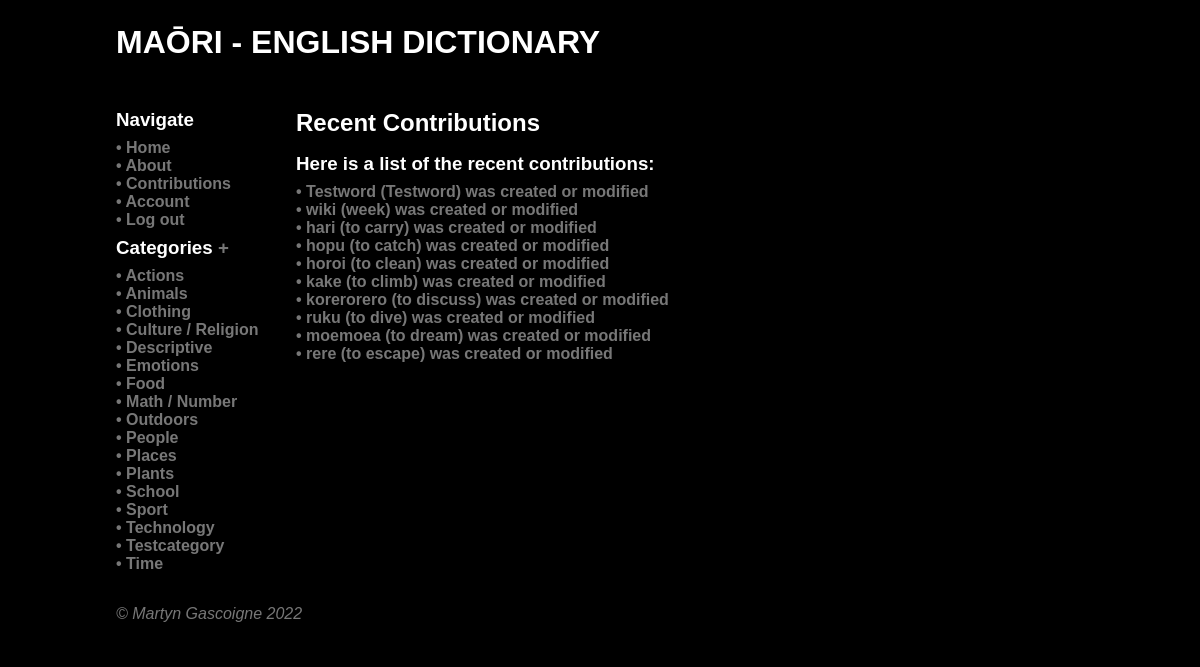
/contributions (signed in), run on the app's committed database.
### tables this page shows
CREATE TABLE category
(
    id          integer
        constraint category_pk
            primary key autoincrement,
    name        varchar(80),
    description varchar(600),
    timestamp   datetime
, user_created boolean);

CREATE TABLE "word"
(
	id integer
		constraint word_pk
			primary key autoincrement,
	name varchar(80),
	description varchar(600),
	author integer
		constraint word_user_id_fk
			references user,
	timestamp datetime,
	maori varchar(128),
	image varchar,
	level integer
);

### app.py (the view)
@app.route('/contributions')
def render_contributions_page():
    con = create_connection(DB_NAME)
    query = "SELECT * FROM word ORDER BY timestamp DESC LIMIT 10"
    cur = con.cursor()
    cur.execute(query)
    queried_words = cur.fetchall()
    con.close()
    print(queried_words)
    return render_template('contributions.html', category_list=find_categories(), logged_in=is_logged_in(),
                           user_account=my_account(), teacher=is_teacher(), contribution_list=queried_words)

### app.py (called while the page is built)
def create_connection(db_file):
    try:
        connection = sqlite3.connect(db_file)
        connection.execute('pragma foreign_keys=ON')
        return connection
    except Error as e:
        print(e)
    return None

def find_categories():
    con = create_connection(DB_NAME)
    query = "SELECT id, name, description FROM category ORDER BY name"
    cur = con.cursor()
    cur.execute(query)
    found_categories = cur.fetchall()
    con.close()
    return found_categories

def my_account():
    if session.get('userid') is None:
        return False
    else:
        return session.get('userid')

def is_logged_in():
    if session.get('email') is None:
        print('Not logged in')
        return False
    else:
        print('Logged in')
        return True

def is_teacher():
    if not is_logged_in() or (session.get('teacher') is None or 0):
        print('Not teacher')
        return False
    else:
        print('Is teacher')
        return True

### templates/contributions.html (shortened to what this page needs)
{% extends 'base.html' %}
{% block heading %}Maōri - English Dictionary{% endblock %}
{% block main %}
    <h2>Recent Contributions</h2>
    <h3>Here is a list of the recent contributions:</h3>
    {% for word in contribution_list %}
        <div class="category-box">
            <h4><a href="/word/{{ word[0] }}">• {{ word[5] }} ({{ word[1] }}) was created or modified</a></h4>
        </div>
    {% endfor %}
{% endblock %}

### templates/base.html (shortened to what this page needs)
<!doctype html>
<html lang="en">
<head>
    <link href="{{ url_for('static', filename='css/style.css') }}" rel="stylesheet">
</head>
<body>
<div id="container">
    <header>
        <h1>
            {% block heading %}{% endblock %}
        </h1>
    </header>
    <nav>
        <div class="category-box">
            <h3>Navigate</h3>
            <h4><a href="\">• Home</a></h4>
            <h4><a href="\about">• About</a></h4>
            <h4><a href="\contributions">• Contributions</a></h4>
            {% if not logged_in %}<h4><a href="\login">• Log in</a></h4>
            {% else %}
                <h4><a href="\account\{{ user_account }}">• Account</a></h4>
                <h4><a href="\logout">• Log out</a></h4>
            {% endif %}
            <h3>Categories
                {% if teacher %}
                    <a href="/add_category">+</a>
                {% endif %}
            </h3>
        </div>
        {% for category in category_list %}
            <div class="category-box">
                <h4><a href="/category/{{ category[0] }}">• {{ category[1] }}</a></h4>
            </div>
        {% endfor %}
    </nav>
    <main>
        {% block main %}{% endblock %}
    </main>
    <footer class="footer">
        <a href="https://github.com/Galvin-X/Translator" target="_blank">&copy; Martyn Gascoigne 2022</a>
    </footer>
</div>
</body>
</html>

### static/css/style.css (style rules this page uses)
* { font-family: "Microsoft Tai Le", sans-serif; margin: 0; padding: 0; box-sizing: border-box; background-color: #000; }
#container { display: grid; grid-template-columns: 75px auto; grid-template-areas: 'nav header' 'main main' 'footer footer'; }
header { grid-area: header; background-color: #000; padding: 1rem; }
nav { grid-area: nav; }
main { grid-area: main; padding: 1rem; background-color: #edd; }
h1 { padding: 0.5rem 0; color: #fff; text-transform: uppercase; }
h2, h3 { padding: 0.5rem 0; color: #fff; }
h4 { padding: 0rem 0; }
a { color: white; text-decoration: none; }
footer { grid-area: footer; padding: 1rem; background-color: #000; }
.category-box { font-style: normal; }
.category-box a { color: #777777; text-decoration: none; }
.footer { font-style: italic; color: #777777; }
.footer a { color: #777777; text-decoration: none; }
@media only screen and (min-width: 768px) { #container { grid-template-columns: 180px auto; grid-template-areas: 'header header' 'nav main' 'footer footer'; } }
@media only screen and (min-width: 768px) { nav { padding: 1rem; } }
@media only screen and (min-width: 768px) { nav a { color: #777777; text-decoration: none; } }
@media only screen and (min-width: 768px) { main { background-color: #000; } }
@media only screen and (min-width: 1000px) { #container { width: 1000px; margin: auto; } }

### data on the page
category: name "Actions"
category: name "Animals"
category: name "Clothing"
category: name "Culture / Religion"
category: name "Descriptive"
category: name "Emotions"
category: name "Food"
category: name "Math / Number"
category: name "Outdoors"
category: name "People"
category: name "Places"
category: name "Plants"
category: name "School"
category: name "Sport"
category: name "Technology"
category: name "Testcategory"
category: name "Time"
word: maori "Testword", name "Testword"
word: maori "wiki", name "week"
word: maori "hari", name "to carry"
word: maori "hopu", name "to catch"
word: maori "horoi", name "to clean"
word: maori "kake", name "to climb"
word: maori "korerorero", name "to discuss"
word: maori "ruku", name "to dive"
word: maori "moemoea", name "to dream"
word: maori "rere", name "to escape"
